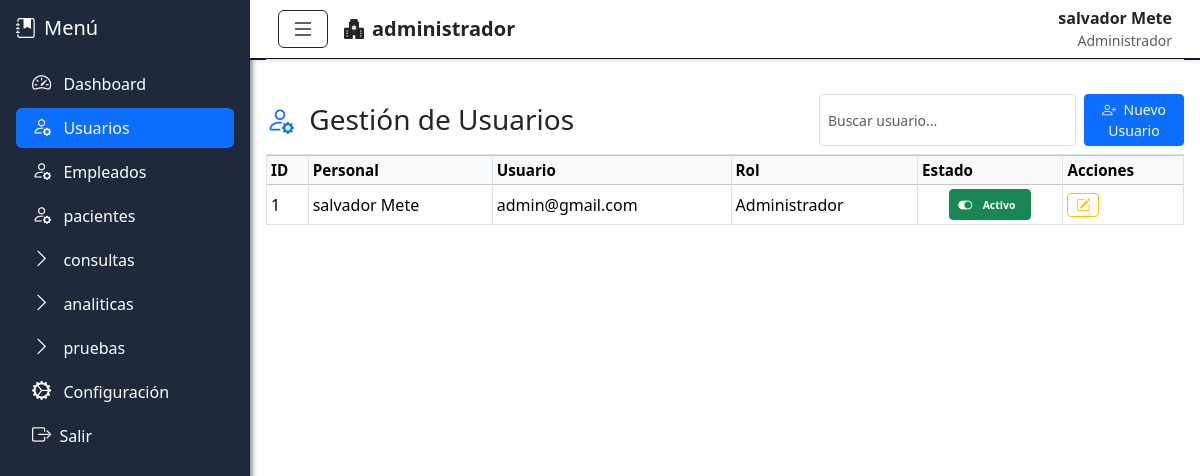
Page /index.php?vista=usuarios (signed in) on the committed database.
### tables this page shows
CREATE TABLE `usuarios_hospital` (
  `id` int(10) UNSIGNED NOT NULL,
  `nombre_usuario` varchar(50) DEFAULT NULL,
  `password` varchar(255) DEFAULT NULL,
  `rol` varchar(50) DEFAULT NULL,
  `id_personal` int(10) UNSIGNED DEFAULT NULL,
  `estado` tinyint(4) DEFAULT 1,
  `fecha_registro` timestamp NOT NULL DEFAULT current_timestamp()
);

CREATE TABLE `personal` (
  `id` int(10) UNSIGNED NOT NULL,
  `codigo_personal` varchar(50) DEFAULT NULL,
  `nombre` varchar(100) DEFAULT NULL,
  `apellidos` varchar(100) DEFAULT NULL,
  `fecha_nacimiento` date DEFAULT NULL,
  `residencia` varchar(150) DEFAULT NULL,
  `nivel_educacional` varchar(100) DEFAULT NULL,
  `cargo` varchar(100) DEFAULT NULL,
  `telefono` varchar(20) DEFAULT NULL,
  `correo` varchar(100) DEFAULT NULL,
  `fecha_registro` timestamp NOT NULL DEFAULT current_timestamp()
);

### views/usuarios.php (the view, shortened to what this page needs)
<?php
$sql = "SELECT u.id, u.nombre_usuario AS usuario, u.estado, p.nombre AS nombre, p.apellidos, u.rol
        FROM usuarios_hospital u
        JOIN personal p ON u.id_personal = p.id   ";
$usuarios = $pdo->query($sql);
?>
<div id="content" class="container-fluid py-4">
  <div class="thead sticky-top bg-white pb-2" style="top: 60px; z-index: 1040; border-bottom: 1px solid #dee2e6;">
    <div class="d-flex justify-content-between align-items-center flex-wrap">
      <h3 class="mb-3 mb-md-0">
        <i class="bi bi-person-gear me-2 text-primary"></i> Gestión de Usuarios
      </h3>
      <div class="d-flex gap-2">
        <input type="text" class="form-control form-control-sm" placeholder="Buscar usuario...">
        <button class="btn btn-sm btn-primary" data-bs-toggle="modal" data-bs-target="#modalRegistro">
          <i class="bi bi-person-plus me-1"></i> Nuevo Usuario
        </button>
      </div>
    </div>
  </div>
  <div class="table-responsive">
    <table class="table table-hover table-bordered align-middle table-sm">
      <thead class="table-light text-nowrap">
        <tr>
          <th>ID</th>
          <th>Personal</th>
          <th>Usuario</th>
          <th>Rol</th>
          <th>Estado</th>
          <th>Acciones</th>
        </tr>
      </thead>
      <tbody>
        <?php while ($u = $usuarios->fetch(PDO::FETCH_ASSOC)): ?>
          <tr>
            <td><?= $u['id'] ?></td>
            <td><?= htmlspecialchars($u['nombre'] . ' ' . $u['apellidos']) ?></td>
            <td><?= htmlspecialchars($u['usuario']) ?></td>
            <td><?= htmlspecialchars($u['rol']) ?></td>
            <td class="text-center">
              <button class="btn btn-sm toggle-estado-btn <?= $u['estado'] ? 'btn-success' : 'btn-danger' ?>"
                data-id="<?= $u['id'] ?>" data-estado="<?= $u['estado'] ?>">
                <i class="bi <?= $u['estado'] ? 'bi-toggle-on' : 'bi-toggle-off' ?>"></i>
                <span class="estado-text badge <?= $u['estado'] ? 'bg-success' : 'bg-danger' ?>">
                  <?= $u['estado'] ? 'Activo' : 'Inactivo' ?>
                </span>
              </button>
            </td>
            <td>
              <button class="btn btn-sm btn-outline-warning" data-bs-toggle="modal" data-bs-target="#modalEditar"
                data-id="<?= $u['id'] ?>" data-usuario="<?= $u['usuario'] ?>" data-estado="<?= $u['estado'] ?>">
                <i class="bi bi-pencil-square"></i>
              </button>
            </td>
          </tr>
        <?php endwhile; ?>
      </tbody>
    </table>
  </div>
</div>

### index.php (shortened to what this page needs)
<?php
$publicas = ['login'];
$vista = $_GET['vista'] ?? 'dashboard';
if (in_array($vista, $publicas)) {
    include 'layout/headerLogin.php';
    include "{$vista}.php";
    include 'layout/footerLogin.php';
} else {
    include 'layout/header.php';
    include 'layout/sidebar.php';
    include 'layout/navbar.php';
    include "views/{$vista}.php";
    include 'layout/footer.php';
}

### layout/header.php (shortened to what this page needs)
<!DOCTYPE html>
<html lang="es">
<head>
    <link href="https://cdn.jsdelivr.net/npm/bootstrap@5.3.0/dist/css/bootstrap.min.css" rel="stylesheet">
    <link href="https://cdn.jsdelivr.net/npm/bootstrap-icons@1.10.5/font/bootstrap-icons.css" rel="stylesheet">
</head>
<body>

### layout/sidebar.php
<?php
$rol = strtolower(trim($_SESSION['usuario']['rol'] ?? 'administrador'));
$current = $_GET['vista'] ?? 'dashboard';
$claseRol = match ($rol) {
    'administrador' => 'sidebar-admin',
    'secretaria'    => 'sidebar-secretaria',
    'triaje'        => 'sidebar-triaje',
    'laboratorio'   => 'sidebar-laboratorio',
    'urgencia'      => 'sidebar-urgencia',
    default         => 'sidebar-generico',
};
$iconos_por_rol = [
  'administrador' => [
    'dashboard' => 'bi-speedometer2',
    'usuarios' => 'bi-person-gear',
    'empleados' => 'bi-person-gear',
    'pacientes' => 'bi-person-gear',
    'configuracion' => 'bi-gear-wide-connected',
  ],
  'secretaria' => [
    'dashboard' => 'bi-clipboard2-heart-fill',
  ],
  'triaje' => [
    'dashboard' => 'bi-activity',
  ],
  'laboratorio' => [
    'dashboard' => 'bi-eyedropper',
  ],
  'urgencia' => [
    'dashboard' => 'bi-exclamation-triangle-fill',
  ],
];
$iconos = $iconos_por_rol[$rol] ?? [];
$menu = [
  'administrador' => [
    'Dashboard' => 'dashboard',
    'Usuarios' => 'usuarios',
    'Empleados' => 'empleados',
    'pacientes' => 'pacientes',
    'consultas' => 'consultas',
    'analiticas' => 'analiticas',
    'pruebas' => 'pruebas',
    'Configuración' => 'configuracion',
  ],
  'laboratorio' => [
    'Dashboard' => 'dashboard',
  ],
  'triaje' => [
    'Dashboard' => 'dashboard',
  ],
  'secretaria' => [
    'Dashboard' => 'dashboard',
  ],
  'urgencia' => [
    'Dashboard' => 'dashboard',
  ],
];
?>
<div class="wrapper">
<div id="sidebar" class="sidebar <?= $claseRol ?> position-fixed scroll-box overflow-auto h-100 p-3">
    <h5 class="mb-4"><i class="bi bi-journal-bookmark-fill me-2"></i>Menú</h5>
    <ul class="nav nav-pills flex-column">
      <?php foreach ($menu[$rol] as $label => $vistaName):
        $active = ($current === $vistaName) ? 'active' : '';
        $icon = $iconos[$vistaName] ?? 'bi-chevron-right';
        ?>
        <li class="nav-item mb-1">
          <a href="index.php?vista=<?= $vistaName ?>" class="nav-link <?= $active ?>">
            <i class="bi <?= $icon ?> me-2"></i>
            <span class="link-text"><?= $label ?></span>
          </a>
        </li>
      <?php endforeach; ?>
      <li class="nav-item mb-1">
        <a href="" id="cerrarSession" class="nav-link">
          <i class="bi bi-box-arrow-right me-1"></i> Salir
        </a>
      </li>
    </ul>
  </div>

### layout/navbar.php (shortened to what this page needs)
<nav id="navbar" class="navbar position-fixed navbar-expand navbar-dark shadow-sm px-3">
    <div class="container-fluid d-flex align-items-center py-2 border-bottom">
        <button id="toggleSidebar" class="btn btn-outline-dark d-flex align-items-center me-3"
            aria-label="Menú lateral">
            <i class="bi bi-list fs-4"></i>
        </button>
        <span class="navbar-brand d-flex align-items-center text-dark fw-semibold mb-0 fs-5">
            <i class="bi bi-hospital-fill me-2"></i>
            <?= htmlspecialchars($_SESSION['usuario']['rol']) ?>
        </span>
        <div class="ms-auto d-flex align-items-center gap-3">
            <div class="text-end">
                <div class="fw-semibold text-dark"><?= htmlspecialchars($_SESSION['usuario']['nombre']) ?></div>
                <small class="text-muted text-capitalize"><?= htmlspecialchars($_SESSION['usuario']['rol']) ?></small>
            </div>
        </div>
    </div>
</nav>

### layout/footer.php (shortened to what this page needs)
</div>
<link href="https://cdn.jsdelivr.net/npm/bootstrap@5.3.3/dist/css/bootstrap.min.css" rel="stylesheet">
</body>
</html>

### layout/header.php (style rules this page uses)
html, body { height: 100%; margin: 0; overflow: hidden; background-color: #f8f9fa; }
.wrapper { display: flex; height: 100vh; overflow: hidden; }
.sidebar { width: 250px; color: #fff; box-shadow: 2px 0 5px rgba(0, 0, 0, 0.5); overflow-y: auto; transition: all 0.3s ease; z-index: 1050; position: relative; padding: 10px; scrollbar-width: thin; scrollbar-color: #1e293b #0f172a; }
.sidebar .nav-link { color: #fff; transition: all 0.2s; }
.sidebar .nav-link:hover, .sidebar .nav-link.active { background-color: rgb(7, 88, 169); color: rgb(160, 160, 160); }
.sidebar .nav-link i { font-size: 1.2rem; }
.sidebar-admin { background-color: #1e293b; font-family: 'Segoe UI', sans-serif; }
.sidebar .nav-link { color: #fff; }
.sidebar .nav-link.active { background-color: rgba(255, 255, 255, 0.2); }
#content { flex-grow: 1; overflow-y: auto; height: calc(100vh - 80px); margin-left: 250px; padding: 1rem; transition: margin-left 0.3s ease; }
.thead { position: sticky; top: 60px; background-color:rgb(137, 161, 185); z-index: 1040; padding-top: 10px; padding-bottom: 10px; margin-bottom: 60px; }
thead th { vertical-align: middle; font-size: 0.95rem; font-weight: 600; border-bottom: 1px solid #dee2e6; }
.table th, .table td { border-color: #dee2e6; padding: 0.4rem 0.6rem; }
.navbar { position: fixed; top: 0; left: 250px; right: 0; height: 60px; z-index: 1050; background-color: #fff !important; border-bottom: 2px solid #0f172a; transition: left 0.3s ease; }
.btn-success { background-color: #198754; border-color: #198754; }
.form-control::placeholder { color: #adb5bd; }

### rows in the picture
usuarios_hospital: id "1", id_personal.apellidos "salvador Mete", nombre_usuario "admin@gmail.com", rol "Administrador", estado 1 (drawn)

### other values in the picture
$label "Dashboard"
$label "Usuarios"
$label "Empleados"
$label "pacientes"
$label "consultas"
$label "analiticas"
$label "pruebas"
$label "Configuración"
$_SESSION['usuario']['rol'] "administrador"
$_SESSION['usuario']['nombre'] "salvador Mete"
$_SESSION['usuario']['rol'] "Administrador"
